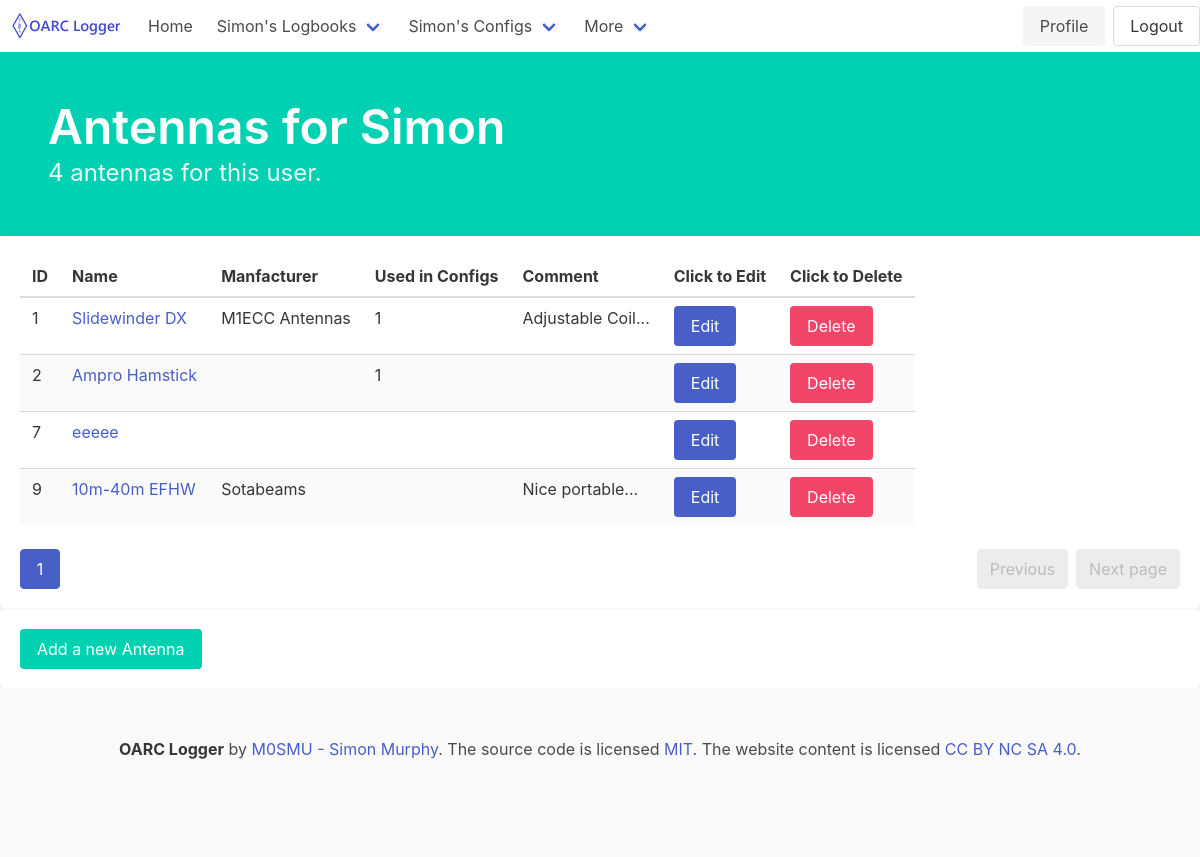
Screenshot of /antennas/Simon (signed in) with the database file from the repository.
### logger/models.py (models this page shows)
class User(UserMixin, db.Model):
    id = db.Column(db.Integer, primary_key=True) # primary keys are required by SQLAlchemy
    name = db.Column(db.String(1000), unique=True)
    email = db.Column(db.String(100), unique=True)
    password = db.Column(db.String(100))
    created_on = db.Column(db.DateTime())
    last_login = db.Column(db.DateTime())
    callsigns = db.relationship('Callsign', backref='user', lazy=True)
    events = db.relationship('Event', backref='owner', lazy=True)
    rigs = db.relationship('Rig', backref='owner', lazy=True)
    configurations = db.relationship('Configuration', backref='owner', lazy=True)
    antennas = db.relationship('Antenna', backref='owner', lazy=True)

class Antenna(db.Model):
    id = db.Column(db.Integer, primary_key=True) # primary keys are required by SQLAlchemy
    name = db.Column(db.String(1000), unique=True)
    manufacturer = db.Column(db.String(255))
    comment = db.Column(db.String(255))
    configurations = db.relationship('Configuration', backref='antenna', lazy=True)
    user_id = db.Column(db.Integer, db.ForeignKey('user.id'), nullable=True)

### logger/antennas/views.py (the view, shortened to what this page needs)
@antennas.route("/<username>", methods=['GET','POST'])
@login_required
def antennalist(username):
    form = AntennaForm()
    if username == current_user.name:
        page = request.args.get('page', 1, type=int)
        antennapage = Antenna.query.filter_by(user_id=current_user.get_id()).paginate(page=page, per_page=ROWS_PER_PAGE)
        allantennas = Antenna.query.filter_by(user_id=current_user.get_id()).all()
        return render_template('antennalist.html', antennapage=antennapage, allantennas=allantennas, username=username, form=form)
    else:
        abort(403)

### logger/templates/antennalist.html (shortened to what this page needs)
{% extends 'base.html' %}
{% block hero %}is-primary{% endblock %}
{% block content %}
            <div class="bd-hero-heading">
                <h1 class="title is-size-1">
                    {% block title %} Antennas for {{ username }} {% endblock %}
                </h1>
                <div class="subtitle is-4 algolia-lvl1">
                    <p>{{ allantennas|length }} antennas for this user.</p>
                </div>
            </div>
        </div>
    </section>
    <section>
        <div class="box">
            <table class="table is-striped is-hoverable">
                <thead>
                    <tr>
                        <th>ID</th>
                        <th>Name</th>
                        <th>Manfacturer</th>
                        <th>Used in Configs</th>
                        <th>Comment</th>
                        <th>Click to Edit</th>
                        <th>Click to Delete</th>
                    </tr>
                </thead>
                <tbody>
                    {% for antenna in antennapage.items %}
                    <tr>
                        <td>{{ antenna.id }}</td>
                        <td><a href="{{ url_for ('antennas.antennaview', id=antenna.id) }}" title="{{ antenna.name }}">{{ antenna.name }}</a></td>
                        <td>{% if antenna.manufacturer %}{{ antenna.manufacturer|truncate (20) }}{% endif %}</td>
                        <td>{% if antenna.configurations %}{{ antenna.configurations|length }}{% endif %}</td>
                        <td>{% if antenna.comment %}{{ antenna.comment|truncate (20) }}{% endif %}</td>
                        <td><a class="button is-link" href="{{ url_for ('antennas.antennaedit', id=antenna.id) }}">Edit</a></td>
                        <td><a class="button is-danger" href="{{ url_for ('antennas.antennadelete', id=antenna.id) }}" onclick="return confirm('Are you sure you want to delete this entry?')">Delete</a></td>
                    </tr>
                    {% else %}
                    No Antennas yet
                    {% endfor %}
                </tbody>
            </table>
            <nav class="pagination" role="navigation" aria-label="pagination">
                <a class="pagination-previous" {% if antennapage.has_prev %} href="{{ url_for('antennas.antennalist', username=current_user.name, page=antennalist.prev_num) }}"{% else %}disabled {% endif %} title="This is the first page">Previous</a>
                <a class="pagination-next" {% if antennapage.has_next %}href="{{ url_for('antennas.antennalist', username=current_user.name, page=antennalist.next_num) }}"{% else %}disabled {% endif %}>Next page</a>
                <ul class="pagination-list">
                    {% for page_num in antennapage.iter_pages() %}
                        {% if page_num %}
                            {% if page_num != antennapage.page %}
                            <li>
                                <a class="pagination-link" href="{{ url_for('antennas.antennalist', username=current_user.name, page=page_num) }}" aria-label="Goto page {{ page_num }}">{{ page_num }}</a>
                            </li>
                            {% else %}
                            <li>
                                <a class="pagination-link is-current" href="{{ url_for('antennas.antennalist', username=current_user.name, page=page_num) }}" aria-label="Page {{ page_num }}" aria-current="page">{{ page_num }}</a>
                            </li>
                            {% endif %}
                        {% else %}
                            <li>
                                <span class="pagination-ellipsis">&hellip;</span>
                            </li>
                        {% endif %}
                    {% endfor %}
                </ul>
            </nav>
        </div>
    </section>
    <section>
        <div class="box">
            <div class="level">
                <div class="level-left">
                    <button type="button" class="js-modal-trigger button is-primary" data-target="modal-add-antenna">
                        Add a new Antenna
                    </button>
                </div>
            </div>
        </div>
    </section>
{% endblock %}

### logger/templates/base.html (shortened to what this page needs)
<!DOCTYPE html>
<html>
<head>
    <link rel="stylesheet" href="https://cdn.jsdelivr.net/npm/bulma@0.9.4/css/bulma.min.css" />
    <link rel="stylesheet" href="https://cdn.jsdelivr.net/npm/@mdi/font@6.5.95/css/materialdesignicons.min.css" />
</head>
<body>
    <nav class="navbar" role="navigation" aria-label="main navigation">
        <div class="navbar-brand">
            <a class="navbar-item" href="https://oarc.uk">
                <img src="{{ url_for('static', filename='OARCLogger.png') }}" width="112" height="28">
            </a>
        </div>
        <div id="navMenu" class="navbar-menu">
            <div class="navbar-start">
                <a href="{{ url_for('users.index') }}" class="navbar-item">
                    Home
                </a>
                {% if current_user.is_authenticated %}
                <div class="navbar-item has-dropdown is-hoverable">
                    <a class="navbar-link" href="{{ url_for('users.profile', user=current_user.name) }}">
                    {{ current_user.name }}'s Logbooks
                    </a>
                </div>
                {% endif %}
                {% if current_user.is_authenticated %}
                <div class="navbar-item has-dropdown is-hoverable">
                    <a class="navbar-link" href="{{ url_for('configurations.configlist', username=current_user.name) }}">
                    {{ current_user.name }}'s Configs
                    </a>
                </div>
                {% endif %}
                <div class="navbar-item has-dropdown is-hoverable">
                    <a class="navbar-link">
                    More
                    </a>
                </div>
            </div>
        </div>
        <div class="navbar-end" id="navMenu">
            <div class="buttons">
                {% if current_user.is_authenticated %}
                <a href="{{ url_for('users.profile', user=current_user.name) }}" class="button is-light">
                    Profile
                </a>
                {% endif %}
                {% if current_user.is_authenticated %}
                <a href="{{ url_for('users.logout') }}" class="button">
                    Logout
                </a>
            {% endif %}
        </div>
    </nav>
    <section class="hero {% block hero %}is-light{% endblock %}">
        <div class="hero-body">
            {% block content %}
            {% endblock %}
</body>
<footer class="footer">
    <div class="content has-text-centered">
      <p>
        <strong>OARC Logger</strong> by <a href="https://qrz.com/db/M0SMU">M0SMU - Simon Murphy</a>. The source code is licensed
        <a href="http://opensource.org/licenses/mit-license.php">MIT</a>. The website content
        is licensed <a href="http://creativecommons.org/licenses/by-nc-sa/4.0/">CC BY NC SA 4.0</a>.
      </p>
    </div>
  </footer>
</html>

### rows the page displays
User: name "Simon"
Antenna: id "1", name "Slidewinder DX", manufacturer "M1ECC Antennas", configurations|length "1", comment "Adjustable Coil..."
Antenna: id "2", name "Ampro Hamstick", configurations|length "1"
Antenna: id "7", name "eeeee"
Antenna: id "9", name "10m-40m EFHW", manufacturer "Sotabeams", comment "Nice portable..."

### other values shown
{{ allantennas|length }} "4"
{{ page_num }} "1"
